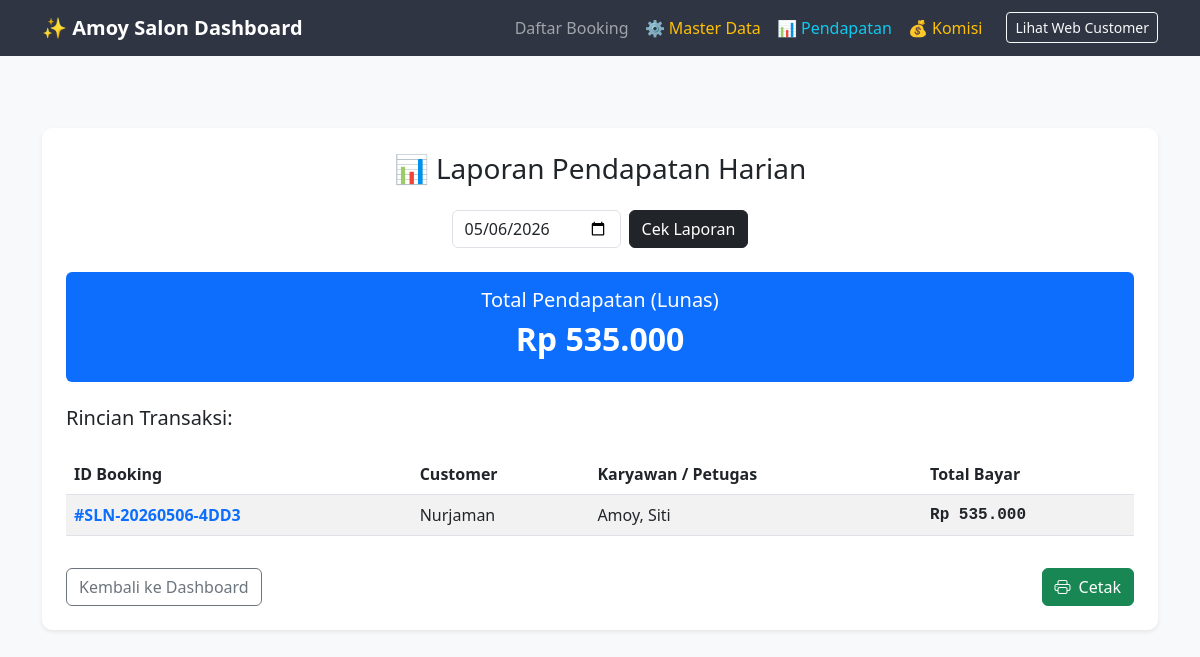
/laporan.php?tgl=2026-05-06, run on an earlier commit of the app's database.
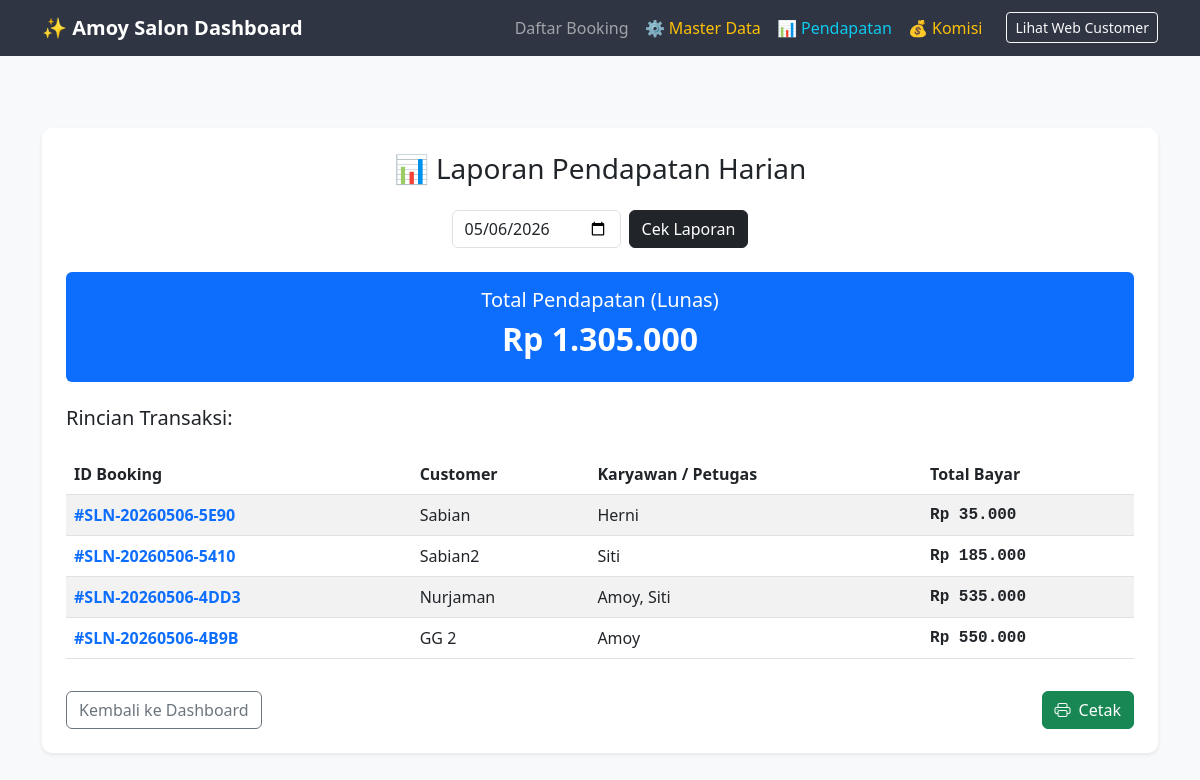
And on a later commit of the database.
### tables this page shows
CREATE TABLE `bookings` (
  `id_booking` varchar(20) NOT NULL,
  `nama_customer` varchar(100) NOT NULL,
  `whatsapp_customer` varchar(20) NOT NULL,
  `tgl_booking` date NOT NULL,
  `jam_booking` time NOT NULL,
  `total_biaya` decimal(10,2) DEFAULT 0.00,
  `status_pembayaran` enum('pending','dp','lunas','batal') DEFAULT 'pending',
  `status_kerja` enum('menunggu','diproses','selesai') DEFAULT 'menunggu',
  `id_employee` int(11) DEFAULT NULL,
  `created_at` timestamp NOT NULL DEFAULT current_timestamp()
);

### laporan.php (the view, shortened to what this page needs)
<?php
include 'koneksi.php';
$today = date('Y-m-d');
$tgl_pilih = $_GET['tgl'] ?? $today;
$q_total = mysqli_query($conn, "SELECT SUM(total_biaya) as grand_total FROM bookings WHERE tgl_booking = '$tgl_pilih' AND status_pembayaran = 'lunas'");
$res_total = mysqli_fetch_array($q_total);
?>
<!DOCTYPE html>
<html lang="id">
<head>
    <link href="https://cdn.jsdelivr.net/npm/bootstrap@5.3.0/dist/css/bootstrap.min.css" rel="stylesheet">
    <link rel="stylesheet" href="https://cdn.jsdelivr.net/npm/bootstrap-icons@1.11.1/font/bootstrap-icons.css">
</head>
<body class="bg-light">
<nav class="navbar navbar-expand-lg navbar-dark mb-4">
    <div class="container">
        <a class="navbar-brand fw-bold" href="admin.php">✨ Amoy Salon Dashboard</a>
        <div class="collapse navbar-collapse" id="navbarNav">
            <ul class="navbar-nav ms-auto">
                <li class="nav-item"><a class="nav-link" href="admin.php">Daftar Booking</a></li>
                <li class="nav-item"><a class="nav-link text-warning" href="master_data.php">⚙️ Master Data</a></li>
                <li class="nav-item"><a class="nav-link active text-info" href="laporan.php">📊 Pendapatan</a></li>
                <li class="nav-item"><a class="nav-link text-warning" href="komisi.php">💰 Komisi</a></li>
                <li class="nav-item ms-lg-3">
                    <a class="btn btn-sm btn-outline-light mt-1" href="index.php" target="_blank">Lihat Web Customer</a>
                </li>
            </ul>
        </div>
    </div>
</nav>
<div class="container py-5">
    <div class="card p-4 border-0 shadow-sm">
        <h3 class="mb-4 text-center">📊 Laporan Pendapatan Harian</h3>
        <form action="" method="GET" class="row g-2 mb-4 justify-content-center">
            <div class="col-auto">
                <input type="date" name="tgl" class="form-control" value="<?= $tgl_pilih; ?>">
            </div>
            <div class="col-auto">
                <button type="submit" class="btn btn-dark">Cek Laporan</button>
            </div>
        </form>
        <div class="row text-center mb-4">
            <div class="col-md-12">
                <div class="p-3 bg-primary text-white rounded">
                    <h5>Total Pendapatan (Lunas)</h5>
                    <h2 class="fw-bold">Rp <?= number_format($res_total['grand_total'] ?? 0, 0, ',', '.'); ?></h2>
                </div>
            </div>
        </div>
        <h5>Rincian Transaksi:</h5>
        <div class="table-responsive">
            <table class="table table-striped mt-3 align-middle">
                <thead>
                    <tr>
                        <th>ID Booking</th>
                        <th>Customer</th>
                        <th>Karyawan / Petugas</th>
                        <th>Total Bayar</th>
                    </tr>
                </thead>
                <tbody>
                    <?php
                    $sql = "SELECT
                                b.id_booking,
                                b.nama_customer,
                                b.total_biaya,
                                GROUP_CONCAT(DISTINCT e.nama_karyawan SEPARATOR ', ') as daftar_karyawan
                            FROM bookings b
                            LEFT JOIN booking_details d ON b.id_booking = d.id_booking
                            LEFT JOIN employees e ON d.id_employee = e.id_employee
                            WHERE b.tgl_booking = '$tgl_pilih' AND b.status_pembayaran = 'lunas'
                            GROUP BY b.id_booking
                            ORDER BY b.id_booking DESC";
                    $q_list = mysqli_query($conn, $sql);
                    if (mysqli_num_rows($q_list) > 0) {
                        while($l = mysqli_fetch_array($q_list)){
                            $petugas = !empty($l['daftar_karyawan']) ? $l['daftar_karyawan'] : '<span class="text-muted small italic">Belum ditentukan</span>';
                            echo "<tr>
                                    <td class='fw-bold text-primary'>#{$l['id_booking']}</td>
                                    <td>{$l['nama_customer']}</td>
                                    <td>{$petugas}</td>
                                    <td class='text-nominal'>Rp ".number_format($l['total_biaya'], 0, ',', '.')."</td>
                                  </tr>";
                        }
                    } else {
                        echo "<tr><td colspan='4' class='text-center py-4 text-muted'>Tidak ada data transaksi lunas pada tanggal ini.</td></tr>";
                    }
                    ?>
                </tbody>
            </table>
        </div>
        <div class="mt-3">
            <a href="admin.php" class="btn btn-outline-secondary">Kembali ke Dashboard</a>
            <button onclick="window.print()" class="btn btn-success float-end"><i class="bi bi-printer me-2"></i>Cetak</button>
        </div>
    </div>
</div>
</body>
</html>

What changed in the data, as far as the page shows it:
added bookings: id_booking "SLN-20260506-5E90", nama_customer "Sabian", daftar_karyawan "Herni", total_biaya "35.000"
added bookings: id_booking "SLN-20260506-5410", nama_customer "Sabian2", daftar_karyawan "Siti", total_biaya "185.000"
added bookings: id_booking "SLN-20260506-4B9B", nama_customer "GG 2", daftar_karyawan "Amoy", total_biaya "550.000"
Also different on the page:
$res_total['grand_total']: "535.000" → "1.305.000"
